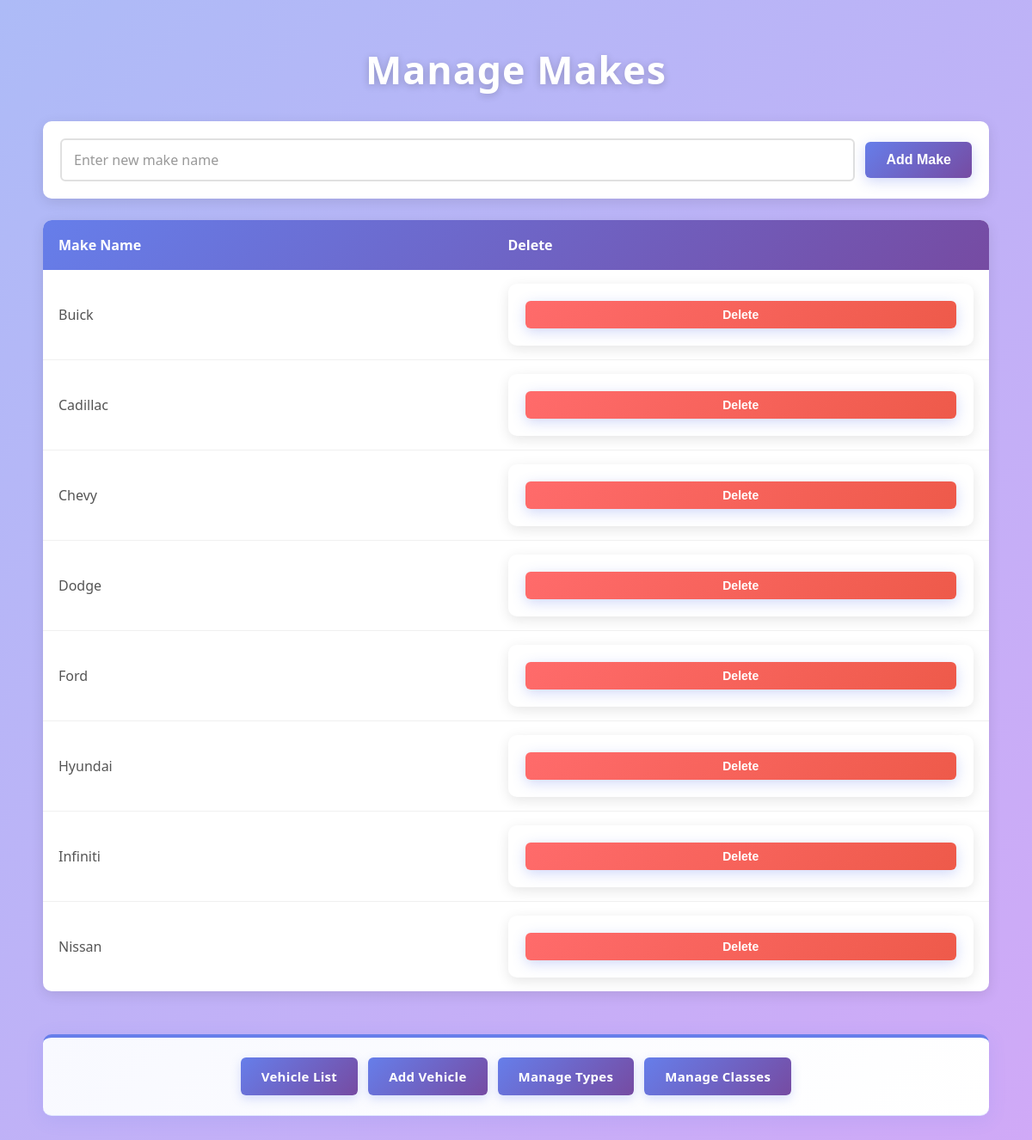
/admin/makes.php, run on the app's committed database.
### tables this page shows
CREATE TABLE `makes` (
  `make_id` int(11) NOT NULL,
  `make_name` varchar(50) NOT NULL
);

### controllers/makes.php (called while the page is built, shortened)
<?php
require('../model/makes_db.php');
require('../helpers.php');
$makes = get_makes();
include('../view/makes_list.php');
?>

### admin/makes.php (called while the page is built)
<?php
require('../controllers/makes.php');
?>

### model/makes_db.php (called while the page is built, shortened)
<?php
require_once('database.php');
function get_makes()
{
    global $db;
    $query = 'SELECT * FROM makes ORDER BY make_name';
    $statement = $db->prepare($query);
    $statement->execute();
    return $statement->fetchAll();
}
?>

### view/makes_list.php (the view, shortened to what this page needs)
<!DOCTYPE html>
<html>
<head>
    <link rel="stylesheet" href="../css/styles.css">
</head>
<body>
<h1>Manage Makes</h1>
<form method="post">
	<input type="text" name="make_name" placeholder="Enter new make name" required>
	<button type="submit">Add Make</button>
</form>
<div class="table-wrapper">
	<table>
		<thead>
			<tr>
				<th>Make Name</th>
				<th>Delete</th>
			</tr>
		</thead>
		<tbody>
			<?php foreach ($makes as $make): ?>
				<tr>
					<td><?= $make['make_name'] ?></td>
					<td>
						<form method="post" style="margin: 0;">
							<button type="submit">Delete</button>
						</form>
					</td>
				</tr>
			<?php endforeach; ?>
		</tbody>
	</table>
</div>
</body>
</html>

### css/styles.css (style rules this page uses)
* { box-sizing: border-box; }
body { font-family: 'Segoe UI', Tahoma, Geneva, Verdana, sans-serif; background: linear-gradient(135deg, #adbbf7 0%, #d0a9f7 100%); color: #333; margin: 0; padding: 20px; min-height: 100vh; }
h1, form, h3, .table-wrapper, p, .admin-header, .content-wrapper { max-width: 1100px; margin-left: auto; margin-right: auto; }
h1 { color: white; text-align: center; margin-bottom: 30px; font-size: 2.8em; text-shadow: 0 2px 10px rgba(0, 0, 0, 0.2); letter-spacing: 1px; }
form { background: white; padding: 20px; border-radius: 10px; margin-bottom: 20px; box-shadow: 0 4px 15px rgba(0, 0, 0, 0.1); display: flex; gap: 12px; flex-wrap: wrap; align-items: center; }
input, select { font-size: 16px; padding: 12px 14px; border: 2px solid #e0e0e0; border-radius: 6px; font-family: inherit; transition: all 0.3s ease; flex: 1; min-width: 180px; }
input::placeholder { color: #999; }
button { background: linear-gradient(135deg, #667eea 0%, #764ba2 100%); color: white; border: 0; border-radius: 6px; padding: 12px 24px; font-size: 16px; font-weight: 600; cursor: pointer; transition: all 0.3s ease; white-space: nowrap; box-shadow: 0 4px 15px rgba(102, 126, 234, 0.3); }
.table-wrapper { overflow-x: auto; background: white; border-radius: 10px; box-shadow: 0 4px 15px rgba(0, 0, 0, 0.1); margin: 25px auto; }
table { width: 100%; border-collapse: collapse; }
thead { background: linear-gradient(135deg, #667eea 0%, #764ba2 100%); color: white; font-weight: 600; }
th { padding: 18px; text-align: left; font-size: 1em; }
td { padding: 16px 18px; border-bottom: 1px solid #f0f0f0; color: #555; }
tbody tr { transition: all 0.2s ease; }
tbody tr:last-child td { border-bottom: none; }
td button { padding: 8px 14px; font-size: 14px; background: linear-gradient(135deg, #ff6b6b 0%, #ee5a4a 100%); width: 100%; }

### data on the page
makes: make_name "Buick"
makes: make_name "Cadillac"
makes: make_name "Chevy"
makes: make_name "Dodge"
makes: make_name "Ford"
makes: make_name "Hyundai"
makes: make_name "Infiniti"
makes: make_name "Nissan"

### other printed values
$item['label'] "Vehicle List"
$item['label'] "Add Vehicle"
$item['label'] "Manage Types"
$item['label'] "Manage Classes"
